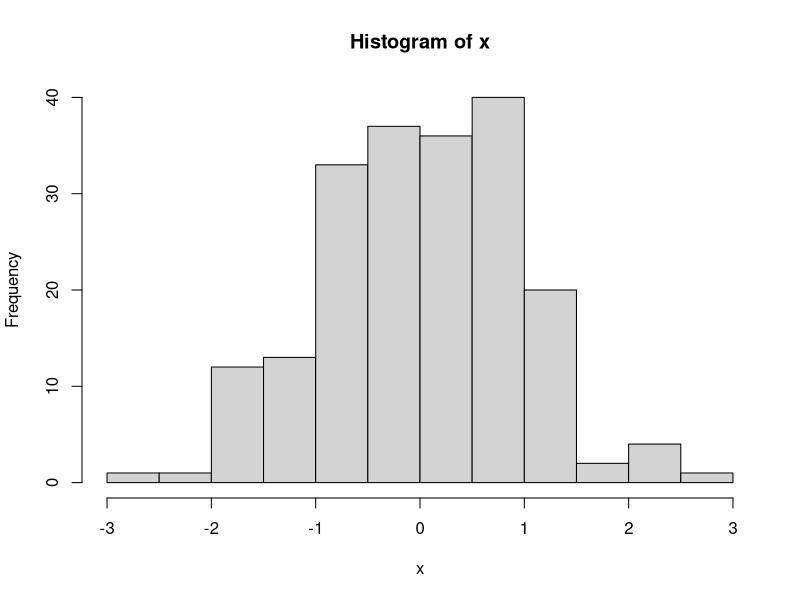

The R source for this figure:
## ---- chunk 1
knitr::opts_chunk$set(echo = FALSE,
                      include = FALSE)

#Report should be 5 pages max.

## ---- chunk 2
#This code will not appear. Nor will its results.
#But R knows it. You can use it later if you want to.
x <- rnorm(200)
x
## ---- chunk 3
#The results of this code will appear in your final document.
#Notice that we created x in a previous chunk of code which does not appear on the final document.
hist(x)
